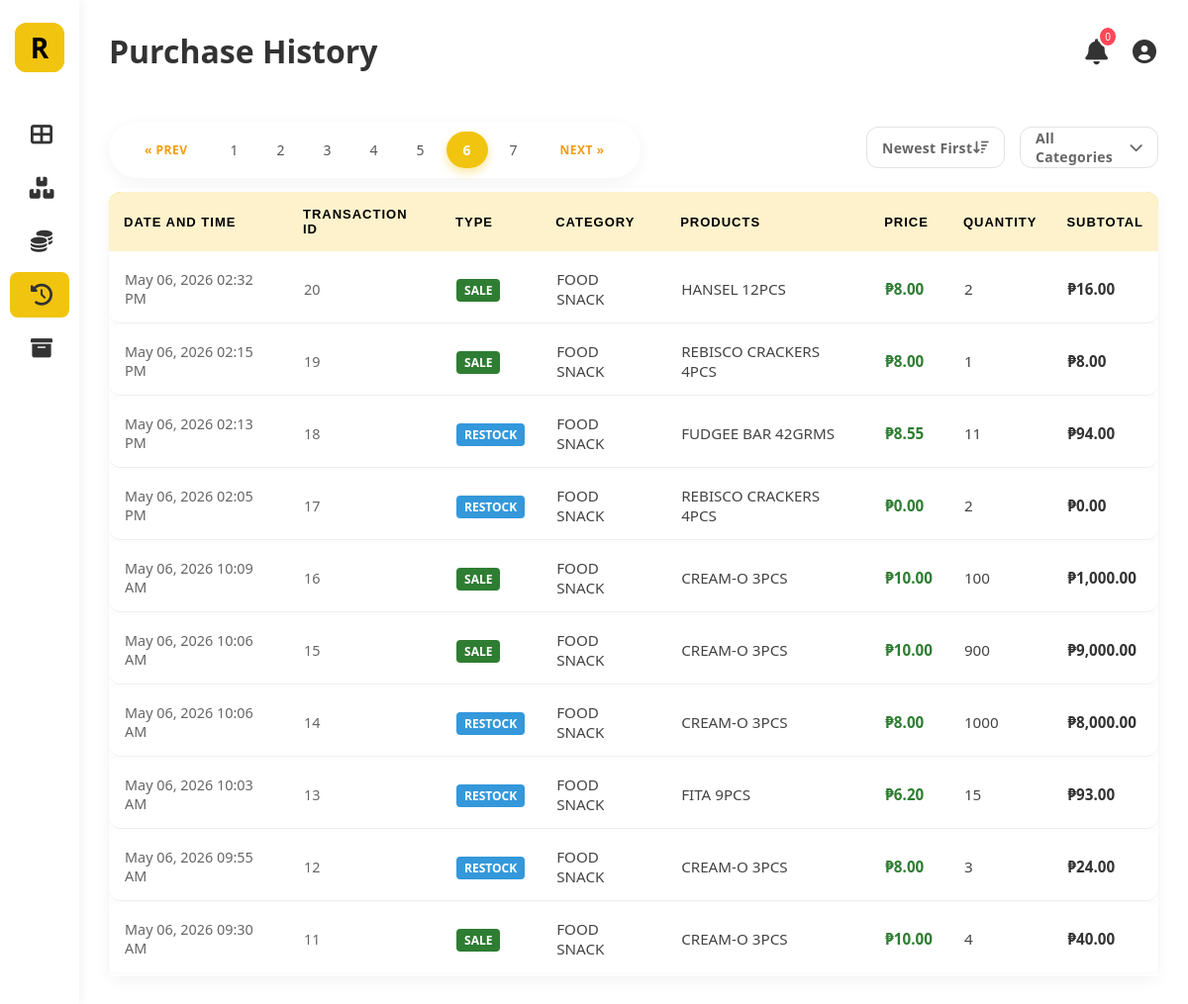
The page /purchase-history.php?page=6 (signed in) on the database its author committed.
### tables this page shows
CREATE TABLE `stock_transaction` (
  `transaction_id` int(11) NOT NULL,
  `product_id` int(11) NOT NULL,
  `transaction_type` enum('IN','OUT','ADJUSTMENT') NOT NULL,
  `quantity` int(11) NOT NULL,
  `transaction_date` datetime NOT NULL,
  `buy_amount` decimal(10,2) DEFAULT 0.00,
  `sell_amount` decimal(11,2) DEFAULT 0.00,
  `expiry_date` date DEFAULT NULL,
  `related_tid` int(11) DEFAULT NULL
);

CREATE TABLE `category` (
  `category_id` int(11) NOT NULL,
  `category_name` varchar(255) NOT NULL
);

CREATE TABLE `product` (
  `product_id` int(11) NOT NULL,
  `product_name` varchar(255) NOT NULL,
  `category_id` int(11) NOT NULL,
  `cost` decimal(10,2) NOT NULL,
  `price` decimal(11,2) NOT NULL,
  `product_sku` varchar(255) NOT NULL,
  `is_active` tinyint(1) DEFAULT 1
);

### purchase-history.php (the view, shortened to what this page needs)
<?php
require 'db_connect.php';
$sort = $_GET['sort'] ?? 'newest';
switch ($sort) {
    case 'newest':
    default:
        $orderBy = "st.transaction_id DESC";
}
$limit = 10;
$page = isset($_GET['page']) ? max(1, (int) $_GET['page']) : 1;
$offset = ($page - 1) * $limit;
$conditions = [];
$whereClause = !empty($conditions) ? "WHERE " . implode(" AND ", $conditions) : "";
$total_query = "SELECT COUNT(*) as total
                FROM stock_transaction st
                JOIN product p ON st.product_id = p.product_id
                JOIN category c ON p.category_id = c.category_id
                $whereClause";
$total_results_res = mysqli_query($conn, $total_query);
$total_row = mysqli_fetch_assoc($total_results_res);
$total_rows = $total_row['total'] ?? 0;
$total_pages = ceil($total_rows / $limit);
$sql = "SELECT
            st.transaction_id,
            st.transaction_date,
            st.transaction_type,
            st.quantity,
            st.related_tid,
            st.buy_amount,  -- This is the bulk cost logged at the time
            st.sell_amount, -- This is the bulk price logged at the time
            p.product_name,
            c.category_name
        FROM stock_transaction st
        JOIN product p ON st.product_id = p.product_id
        JOIN category c ON p.category_id = c.category_id
        $whereClause
        ORDER BY $orderBy
        LIMIT $limit OFFSET $offset";
$result = mysqli_query($conn, $sql);
?>
<!DOCTYPE html>
<html lang="en">
<head>
    <link rel="stylesheet" href="style.css">
    <link rel="stylesheet" href="https://cdnjs.cloudflare.com/ajax/libs/font-awesome/6.0.0/css/all.min.css">
</head>
<body>
    <div class="container">
        <aside class="sidebar">
            <div class="logo">
                <a href="dashboard.php" class="logo-r">
                    <div class="logo-r">R</div>
                </a>
            </div>
            <ul class="nav-links">
                <li><a href="dashboard.php"><i class="fas fa-th-large"></i> <span>Dashboard</span></a></li>
                <li><a href="stocks.php"><i class="fas fa-boxes"></i> <span>Products</span></a></li>
                <li><a href="profit_status.php"><i class="fas fa-coins"></i> <span>Profit Status</span></a></li>
                <li class="active"><a href="purchase-history.php"><i class="fas fa-history"></i></a></li>
                <li><a href="archived_products.php"><i class="fas fa-archive"></i> <span>Archived Products</span></a>
                </li>
            </ul>
        </aside>
        <main class="main-content">
            <header>
                <div class="header-title">
                    <h1>Purchase History</h1>
                </div>
                <div class="header-right">
                    <div class="user-actions">
                        <div class="notification-container">
                            <button class="icon-btn" id="notifBtn">
                                <i class="fas fa-bell"></i>
                                <span class="notif-badge" id="notifCount">0</span>
                            </button>
                        </div>
                        <div class="user-profile-wrapper"
                            style="position: relative !important; display: inline-block !important; vertical-align: middle;">
                            <button class="icon-btn" id="profileBtn" style="cursor: pointer;
                                padding: 2px;
                                display: flex;
                                align-items: center;
                                justify-content: center;
                                transition: opacity 0.2s;" onmouseover="this.style.opacity='0.8'"
                                onmouseout="this.style.opacity='1'">
                                <i class="fas fa-user-circle"
                                    style="font-size: 24px !important; color: #333 !important;"></i>
                            </button>
                        </div>
                    </div>
                </div>
            </header>
            <div class="top-bar">
                <div class="pagination-container">
                    <?php
                    $search_param = isset($_GET['search']) ? "&search=" . urlencode($_GET['search']) : "";
                    $cat_param = isset($_GET['category']) ? "&category=" . urlencode($_GET['category']) : "";
                    $sort_param = isset($_GET['sort']) ? "&sort=" . urlencode($_GET['sort']) : "";
                    $url_params = $search_param . $cat_param . $sort_param;
                    ?>
                    <div class="pagination">
                        <?php if ($page > 1): ?>
                            <a href="?page=<?php echo ($page - 1) . $url_params; ?>">&laquo; Prev</a>
                        <?php endif; ?>
                        <?php for ($i = 1; $i <= $total_pages; $i++): ?>
                            <a href="?page=<?php echo $i . $url_params; ?>"
                                class="<?php echo ($page == $i) ? 'active' : ''; ?>">
                                <?php echo $i; ?>
                            </a>
                        <?php endfor; ?>
                        <?php if ($page < $total_pages): ?>
                            <a href="?page=<?php echo ($page + 1) . $url_params; ?>">Next &raquo;</a>
                        <?php endif; ?>
                    </div>
                </div>
                <form method="GET" id="filterForm" action="purchase-history.php" style="display: flex; gap: 15px;">
                    <div class="modern-dropdown" id="sortDropdown">
                        <div class="dropdown-trigger">
                            <span>
                                <?php
                                $labels = ['newest' => 'Newest First', 'oldest' => 'Oldest First', 'highest_val' => 'Value: High-Low', 'lowest_val' => 'Value: Low-High', 'type' => 'Group by Type'];
                                echo $labels[$sort] ?? 'Newest First';
                                ?>
                            </span>
                            <i class="fas fa-sort-amount-down"></i>
                        </div>
                    </div>
                    <div class="modern-dropdown" id="categoryDropdown">
                        <div class="dropdown-trigger">
                            <span id="selectedDisplay">
                                <?php
                                $display_name = 'All Categories';
                                echo $display_name;
                                ?>
                            </span>
                            <i class="fas fa-chevron-down"></i>
                        </div>
                    </div>
                </form>
            </div>
            <div class="history-container">
                <table class="grid-table" id="productTable">
                    <thead class="grid-thead">
                        <tr>
                            <th>Date and Time</th>
                            <th>Transaction ID</th>
                            <th>Type</th>
                            <th>Category</th>
                            <th>Products</th>
                            <th>Price</th>
                            <th>Quantity</th>
                            <th>Subtotal</th>
                        </tr>
                    </thead>
                    <tbody>
                        <?php
                        if ($result && $result->num_rows > 0) {
                            while ($row = $result->fetch_assoc()) {
                                $transaction_id = $row['transaction_id'];
                                $type = $row['transaction_type'];
                                $qty_display = $row['quantity'];
                                $qty_math = abs($qty_display);
                                if ($type === 'IN') {
                                    $totalAmount = $row['buy_amount'];
                                } elseif ($type === 'OUT') {
                                    $totalAmount = $row['sell_amount'];
                                } else {
                                    if (abs($row['buy_amount']) > 0) {
                                        $totalAmount = $row['buy_amount'];
                                    } else {
                                        $totalAmount = $row['sell_amount'];
                                    }
                                }
                                $unitPrice = ($qty_math > 0) ? ($totalAmount / $qty_math) : 0;
                                $subtotal = $totalAmount;
                                if ($type === 'ADJUSTMENT') {
                                    $typeLabel = 'Adjustment';
                                    $typeColor = '#7f8c8d';
                                } else {
                                    $isRestock = ($type === 'IN');
                                    $typeLabel = $isRestock ? 'Restock' : 'Sale';
                                    $typeColor = $isRestock ? '#3498db' : '#2e7d32';
                                }
                                ?>
                                <tr>
                                    <td style="color: #666; font-size: 0.9rem;">
                                        <?php echo date('M d, Y h:i A', strtotime($row['transaction_date'])); ?>
                                    </td>
                                    <td style="color: #666; font-size: 0.9rem;">
                                        <?php echo $transaction_id; ?>
                                    </td>
                                    <td>
                                        <span
                                            style="background: <?php echo $typeColor; ?>; color: white; padding: 3px 8px; border-radius: 4px; font-size: 0.75rem; font-weight: bold; text-transform: uppercase;">
                                            <?php echo $typeLabel; ?>
                                        </span>
                                    </td>
                                    <td><?php echo htmlspecialchars(str_replace('_', ' ', $row['category_name'])); ?></td>
                                    <td><?php echo htmlspecialchars($row['product_name']); ?></td>
                                    <td style="font-weight:bold; color:#2e7d32;">
                                        ₱<?php echo number_format($unitPrice, 2); ?>
                                    </td>
                                    <td><?php echo $row['quantity']; ?></td>
                                    <td style="font-weight:bold; color:#333;">
                                        ₱<?php echo number_format($subtotal, 2); ?>
                                    </td>
                                </tr>
                                <?php
                            }
                        } else {
                            echo "<tr><td colspan='8' style='text-align:center;'>No transactions found.</td></tr>";
                        }
                        ?>
                    </tbody>
                </table>
            </div>
        </main>
    </div>
</body>
</html>

### purchase-history.php (style rules this page uses)
.history-container { background: #fff; border-radius: 12px; box-shadow: 0 5px 15px rgba(0, 0, 0, 0.05); }

### rows shown on the page
stock_transaction: transaction_date "May 06, 2026 02:32 PM", transaction_id "20", transaction_type "SALE", category.category_name "FOOD SNACK", product.product_name "HANSEL 12PCS", unitPrice "8.00", quantity "2", sell_amount "16.00"
stock_transaction: transaction_date "May 06, 2026 02:15 PM", transaction_id "19", transaction_type "SALE", category.category_name "FOOD SNACK", product.product_name "REBISCO CRACKERS 4PCS", sell_amount "8.00", quantity "1"
stock_transaction: transaction_date "May 06, 2026 02:13 PM", transaction_id "18", transaction_type "RESTOCK", category.category_name "FOOD SNACK", product.product_name "FUDGEE BAR 42GRMS", unitPrice "8.55", quantity "11", buy_amount "94.00"
stock_transaction: transaction_date "May 06, 2026 02:05 PM", transaction_id "17", transaction_type "RESTOCK", category.category_name "FOOD SNACK", product.product_name "REBISCO CRACKERS 4PCS", buy_amount "0.00", quantity "2"
stock_transaction: transaction_date "May 06, 2026 10:09 AM", transaction_id "16", transaction_type "SALE", category.category_name "FOOD SNACK", product.product_name "CREAM-O 3PCS", unitPrice "10.00", quantity "100", sell_amount "1,000.00"
stock_transaction: transaction_date "May 06, 2026 10:06 AM", transaction_id "15", transaction_type "SALE", category.category_name "FOOD SNACK", product.product_name "CREAM-O 3PCS", unitPrice "10.00", quantity "900", sell_amount "9,000.00"
stock_transaction: transaction_date "May 06, 2026 10:06 AM", transaction_id "14", transaction_type "RESTOCK", category.category_name "FOOD SNACK", product.product_name "CREAM-O 3PCS", unitPrice "8.00", quantity "1000", buy_amount "8,000.00"
stock_transaction: transaction_date "May 06, 2026 10:03 AM", transaction_id "13", transaction_type "RESTOCK", category.category_name "FOOD SNACK", product.product_name "FITA 9PCS", unitPrice "6.20", quantity "15", buy_amount "93.00"
stock_transaction: transaction_date "May 06, 2026 09:55 AM", transaction_id "12", transaction_type "RESTOCK", category.category_name "FOOD SNACK", product.product_name "CREAM-O 3PCS", unitPrice "8.00", quantity "3", buy_amount "24.00"
stock_transaction: transaction_date "May 06, 2026 09:30 AM", transaction_id "11", transaction_type "SALE", category.category_name "FOOD SNACK", product.product_name "CREAM-O 3PCS", unitPrice "10.00", quantity "4", sell_amount "40.00"

### other values the page prints
$labels[$sort] "Newest First"
$display_name "All Categories"
